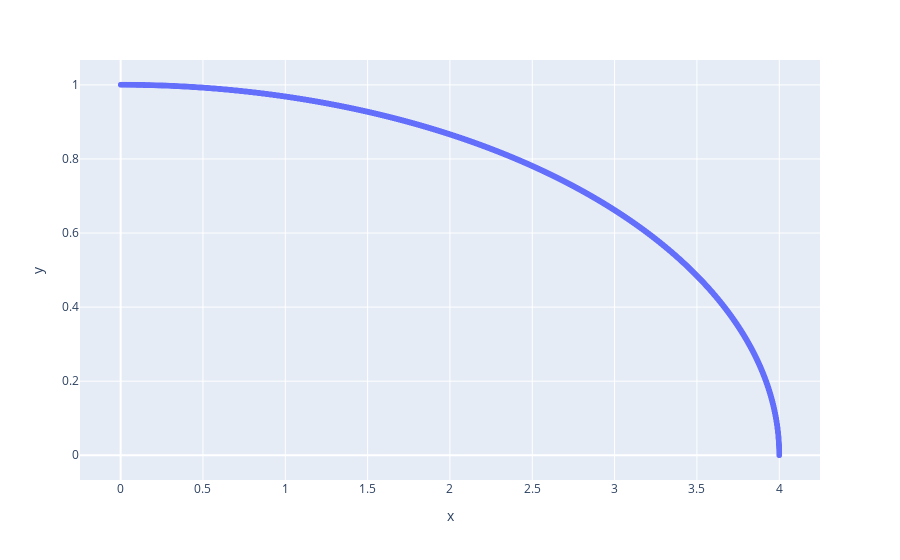

The cell this chart's notebook holds for it:
### Code cell
import plotly.express as px
fig = px.scatter(x=results_x, y=results_y)
fig.show()

### Figure 1 — Plotly figure (JSON) as saved in the notebook; plotly's stock layout.template omitted (floating-point values rounded to 4 significant figures; data arrays with more than 128 entries replaced by an {"elided": "..."} marker saying what was removed)
{"data": [{"hovertemplate": "x=%{x}<br>y=%{y}<extra></extra>", "legendgroup": "", "marker": {"color": "#636efa", "symbol": "circle"}, "mode": "markers", "name": "", "showlegend": false, "type": "scattergl", "x": {"elided": "4290 float values"}, "xaxis": "x", "y": {"elided": "4290 float values"}, "yaxis": "y"}], "layout": {"legend": {"tracegroupgap": 0}, "margin": {"t": 60}, "xaxis": {"anchor": "y", "domain": [0, 1], "title": {"text": "x"}}, "yaxis": {"anchor": "x", "domain": [0, 1], "title": {"text": "y"}}}}
